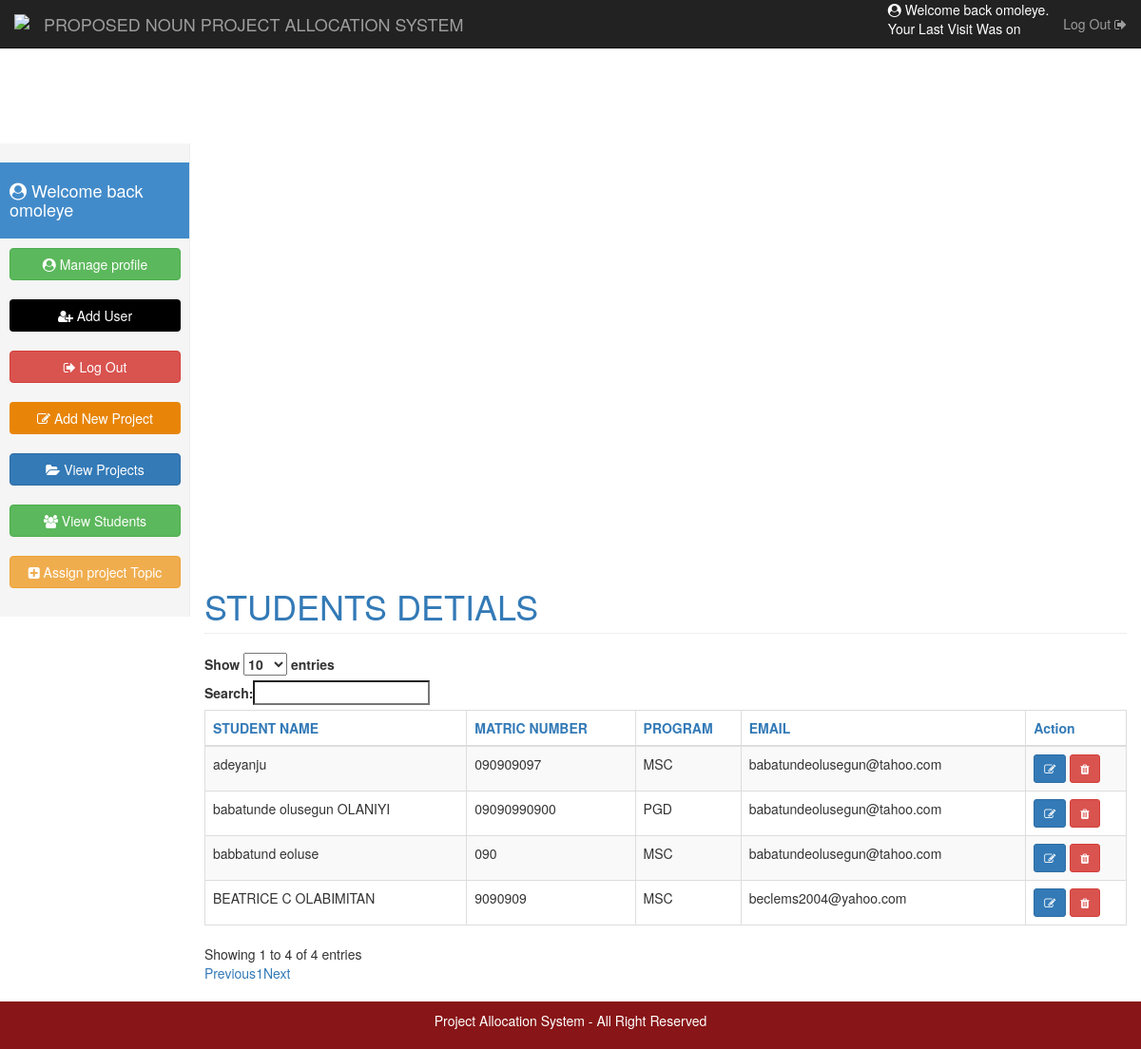
/?View=student (signed in), run on the app's committed database.
### tables this page shows
CREATE TABLE `student` (
  `ID` int(10) NOT NULL,
  `Name` varchar(100) NOT NULL,
  `Matric_Number` varchar(100) NOT NULL,
  `Program` varchar(100) NOT NULL,
  `Date` varchar(10) NOT NULL,
  `Email` varchar(100) NOT NULL,
  `Project_Id` int(10) NOT NULL
);

### Model/Context.php (called while the page is built, shortened)
<?php
class Db_Context{
private $Host = "localhost";
    private $Db_Name = "sile";
	private $Db_User_Name = "root";
	private $Db_Password = "" ;
	private $Db_Connection;
function __construct() {
	$this->Db_Connection = $this->Connect();
	}
private function Connect(){
	$Connection = mysqli_connect($this->Host, $this->Db_User_Name, $this->Db_Password,$this->Db_Name);
	return($Connection);
	}
protected function Select($sql){
	$result = mysqli_query($this->Db_Connection,$sql);
	$rows_count = mysqli_num_rows($result);
	if($rows_count > 0){
	while($rows = mysqli_fetch_assoc($result)){ $Array_row[] = $rows; }
			return($Array_row);
	} else
	{ return false ;}
	}
}
?>

### Controller/Controller.php (called while the page is built, shortened)
<?php
include("Model/Context.php");
class Controller extends Db_Context{
	public function Get_Student(){
		$Get_Sql= "SELECT * FROM student";
		$Get_Result = $this->Select($Get_Sql);
		if($Get_Result != false){return($Get_Result);}
	}
}
?>

### Views/student.php (the view, shortened to what this page needs)
<?php
$Obj_Controller = new Controller();
include("navbar.php");
?>
    <div class="container-fluid">
      <div class="row">
        <div class="col-sm-3 col-md-2 sidebar">
          <?php include("sidebar.php"); ?>
        </div>
        <div class="col-sm-9 col-sm-offset-3 col-md-10 col-md-offset-2 main">
          <h1 class="page-header text-primary">STUDENTS DETIALS</h1>
           <div class="row">
          <div class="col-md-12">
          <div class="table-responsive">
          <table id="example" class="table table-bordered table-striped table-hover table-bordered" style="width:100%">
           <thead>
            <tr class="text-primary" style="text-align: center;">
             	<th>STUDENT NAME </th>
             	<th>MATRIC NUMBER </th>
             	<th> PROGRAM </th>
             	<th>EMAIL </th>
             		<th> Action </th>
               </tr>
             </thead>
              	<tbody>
               	<?php
				   $Rows =  $Obj_Controller->Get_Student();
				   foreach($Rows as $key=>$value){
					   ?>
				<tr>
				 <td> <?php echo   $Rows[$key]["Name"];?> </td>
              	  <td> <?php echo   $Rows[$key]["Matric_Number"];?> </td>
             	    <td> <?php echo   $Rows[$key]["Program"];?> </td>
              	    <td> <?php echo   $Rows[$key]["Email"];?> </td>
<td> <button class="btn btn-primary btn-sm"><i class="fa fa-pencil-square-o"></i> </button> <button class="btn btn-sm btn-danger"><i class="fa fa-trash"></i> </button></td>
               	 </tr>
                 <?php
            }
				  ?>
           </tbody>
            </table>
          </div>
          </div>
        </div>
      </div>
    </div>
<div class="row">
<?php include("footer.php");
	?>

### Css/style.css (style rules this page uses)
@media (min-width: 768px) { .sidebar { position: fixed; top: 51px; bottom: 0; left: 0; z-index: 1000; display: block; padding: 20px; overflow-x: hidden; overflow-y: auto; background-color: #f5f5f5; border-right: 1px solid #eee; } }
.main { padding: 20px; }
@media (min-width: 768px) { .main { padding-right: 40px; padding-left: 40px; } }
.main .page-header { margin-top: 0; }

### data on the page
student: Name "babbatund eoluse", Matric_Number "090", Program "MSC", Email "babatundeolusegun@tahoo.com"
student: Name "babatunde olusegun OLANIYI", Matric_Number "09090990900", Program "PGD", Email "babatundeolusegun@tahoo.com"
student: Name "adeyanju", Matric_Number "090909097", Program "MSC", Email "babatundeolusegun@tahoo.com"
student: Name "BEATRICE C OLABIMITAN", Matric_Number "9090909", Program "MSC", Email "beclems2004@yahoo.com"

### other printed values
$_SESSION["Name"] "omoleye"
